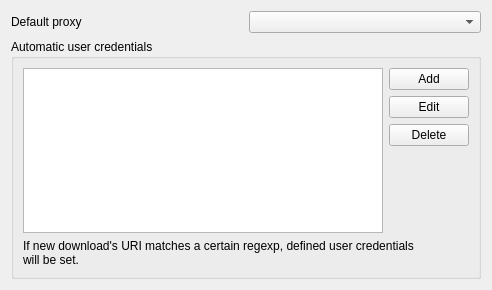
<ui version="4.0" >
 <class>SettingsHttpForm</class>
 <widget class="QWidget" name="SettingsHttpForm" >
  <property name="geometry" >
   <rect>
    <x>0</x>
    <y>0</y>
    <width>492</width>
    <height>290</height>
   </rect>
  </property>
  <property name="windowTitle" >
   <string>HTTP/FTP</string>
  </property>
  <layout class="QGridLayout" >
   <item row="0" column="0" >
    <widget class="QLabel" name="label_2" >
     <property name="text" >
      <string>Default proxy</string>
     </property>
    </widget>
   </item>
   <item row="0" column="1" >
    <widget class="QComboBox" name="comboDefaultProxy" />
   </item>
   <item row="1" column="0" colspan="2" >
    <widget class="QGroupBox" name="groupBox_2" >
     <property name="title" >
      <string>Automatic user credentials</string>
     </property>
     <layout class="QGridLayout" >
      <property name="leftMargin" >
       <number>9</number>
      </property>
      <property name="topMargin" >
       <number>9</number>
      </property>
      <property name="rightMargin" >
       <number>9</number>
      </property>
      <property name="bottomMargin" >
       <number>9</number>
      </property>
      <property name="horizontalSpacing" >
       <number>6</number>
      </property>
      <property name="verticalSpacing" >
       <number>6</number>
      </property>
      <item row="4" column="0" colspan="2" >
       <widget class="QLabel" name="label" >
        <property name="text" >
         <string>If new download's URI matches a certain regexp, defined user credentials will be set.</string>
        </property>
        <property name="wordWrap" >
         <bool>true</bool>
        </property>
       </widget>
      </item>
      <item row="0" column="1" colspan="2" >
       <widget class="QPushButton" name="pushAuthAdd" >
        <property name="text" >
         <string>Add</string>
        </property>
        <property name="icon" >
         <iconset/>
        </property>
       </widget>
      </item>
      <item row="1" column="1" colspan="2" >
       <widget class="QPushButton" name="pushAuthEdit" >
        <property name="text" >
         <string>Edit</string>
        </property>
        <property name="icon" >
         <iconset/>
        </property>
       </widget>
      </item>
      <item row="2" column="1" colspan="2" >
       <widget class="QPushButton" name="pushAuthDelete" >
        <property name="text" >
         <string>Delete</string>
        </property>
        <property name="icon" >
         <iconset/>
        </property>
       </widget>
      </item>
      <item rowspan="2" row="3" column="2" >
       <spacer>
        <property name="orientation" >
         <enum>Qt::Vertical</enum>
        </property>
        <property name="sizeHint" >
         <size>
          <width>20</width>
          <height>40</height>
         </size>
        </property>
       </spacer>
      </item>
      <item rowspan="4" row="0" column="0" >
       <widget class="QListWidget" name="listAuths" />
      </item>
     </layout>
    </widget>
   </item>
  </layout>
 </widget>
 <tabstops>
  <tabstop>listAuths</tabstop>
  <tabstop>pushAuthAdd</tabstop>
  <tabstop>pushAuthEdit</tabstop>
  <tabstop>pushAuthDelete</tabstop>
 </tabstops>
 <resources>
  <include location="../gfx/resources.qrc" />
 </resources>
 <connections>
  <connection>
   <sender>listAuths</sender>
   <signal>doubleClicked(QModelIndex)</signal>
   <receiver>pushAuthEdit</receiver>
   <slot>click()</slot>
   <hints>
    <hint type="sourcelabel" >
     <x>209</x>
     <y>364</y>
    </hint>
    <hint type="destinationlabel" >
     <x>475</x>
     <y>321</y>
    </hint>
   </hints>
  </connection>
 </connections>
</ui>
